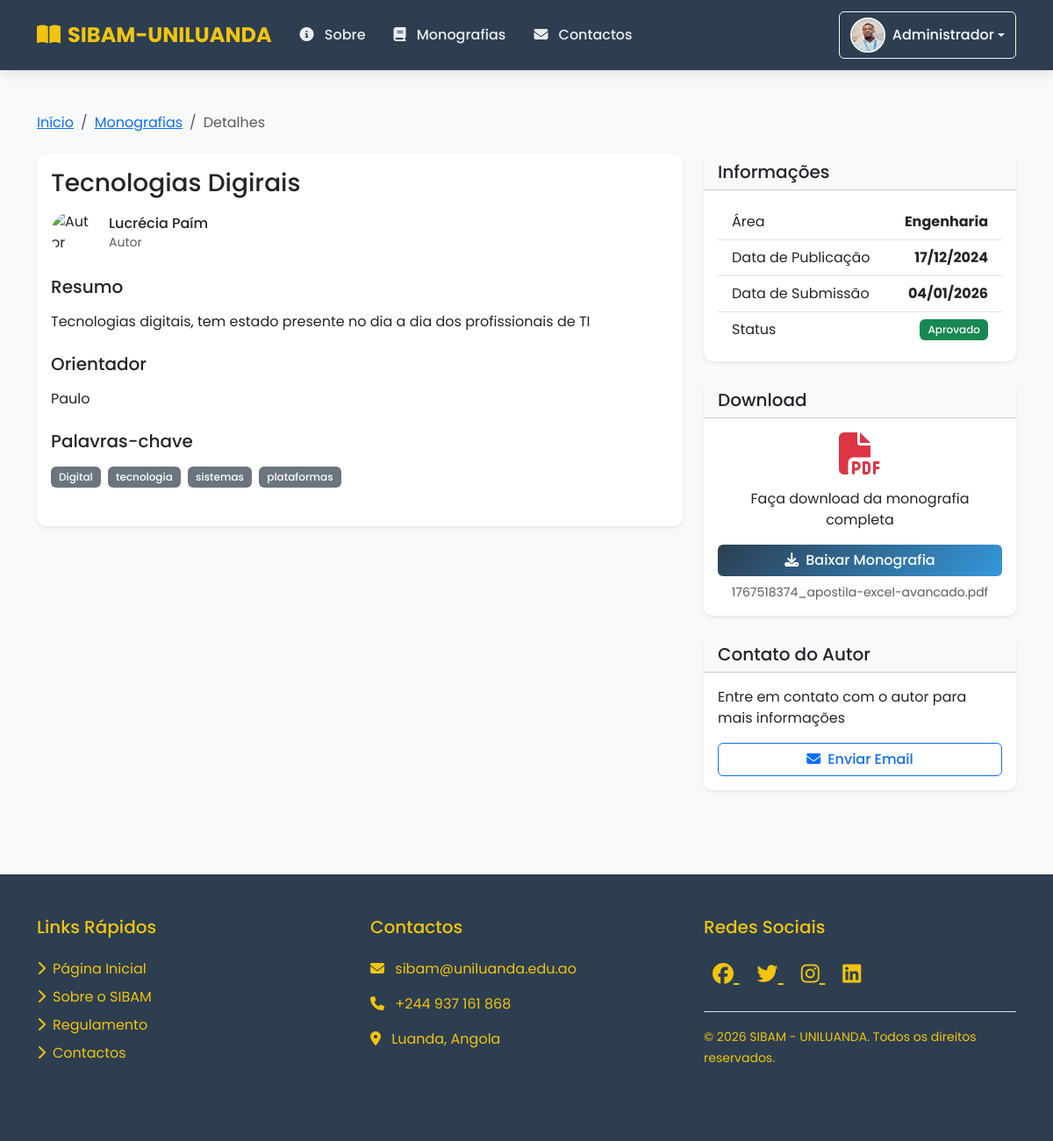
Screenshot of /detalhes_monografia.php?id=4 (signed in) with the database file from the repository.
### tables this page shows
CREATE TABLE `monografias` (
  `id` int NOT NULL AUTO_INCREMENT,
  `titulo` varchar(255) NOT NULL,
  `resumo` text NOT NULL,
  `autor_id` int NOT NULL,
  `orientador` varchar(100) DEFAULT NULL,
  `curso` varchar(100) DEFAULT NULL,
  `palavras_chave` varchar(255) DEFAULT NULL,
  `arquivo` varchar(255) NOT NULL,
  `data_publicacao` date DEFAULT NULL,
  `status` enum('pendente','aprovado','rejeitado') DEFAULT 'pendente',
  `data_submissao` timestamp NULL DEFAULT CURRENT_TIMESTAMP,
  `area` varchar(150) DEFAULT NULL,
  `tipo_documento` varchar(50) DEFAULT NULL,
  PRIMARY KEY (`id`),
  KEY `autor_id` (`autor_id`),
  KEY `idx_monografias_autor` (`autor_id`),
  KEY `idx_monografias_titulo` (`titulo`),
  KEY `idx_monografias_palavras_chave` (`palavras_chave`),
  FULLTEXT KEY `ft_titulo_palavras` (`titulo`,`palavras_chave`),
  FULLTEXT KEY `titulo` (`titulo`,`resumo`,`palavras_chave`),
  CONSTRAINT `fk_monografias_autor` FOREIGN KEY (`autor_id`) REFERENCES `usuarios` (`id`) ON DELETE CASCADE ON UPDATE CASCADE
);

CREATE TABLE `usuarios` (
  `id` int NOT NULL AUTO_INCREMENT,
  `nome` varchar(100) NOT NULL,
  `email` varchar(100) NOT NULL,
  `password` varchar(255) NOT NULL,
  `tipo` enum('admin','estudante','professor') DEFAULT 'estudante',
  `foto` varchar(255) DEFAULT 'default.png',
  `data_criacao` timestamp NULL DEFAULT CURRENT_TIMESTAMP,
  `data_atualizacao` timestamp NULL DEFAULT CURRENT_TIMESTAMP ON UPDATE CURRENT_TIMESTAMP,
  PRIMARY KEY (`id`),
  UNIQUE KEY `email` (`email`)
);

### includes/functions.php (called while the page is built, shortened)
<?php
function formatDate($date) {
    return date('d/m/Y', strtotime($date));
}
?>

### includes/config.php (called while the page is built, shortened)
<?php
require_once 'functions.php';
function isLoggedIn() {
    return isset($_SESSION['logged_in']) && $_SESSION['logged_in'] === true;
}
?>

### detalhes_monografia.php (the view, shortened to what this page needs)
<?php
require_once 'includes/config.php';
$monografia_id = (int)$_GET['id'];
$query = "SELECT m.*, u.nome as autor, u.email as autor_email
          FROM monografias m
          LEFT JOIN usuarios u ON m.autor_id = u.id
          WHERE m.id = :id AND m.status = 'aprovado'";
$stmt = $db->prepare($query);
$stmt->bindParam(':id', $monografia_id, PDO::PARAM_INT);
$stmt->execute();
$monografia = $stmt->fetch(PDO::FETCH_ASSOC);
$palavras_chave = !empty($monografia['palavras_chave']) ?
                  explode(',', $monografia['palavras_chave']) : [];
?>
<!DOCTYPE html>
<html lang="pt-pt">
<head>
    <?php include 'includes/head.php'; ?>
</head>
<body>
    <?php include 'includes/header.php'; ?>
    <div class="container py-5">
        <nav aria-label="breadcrumb" class="mb-4">
            <ol class="breadcrumb">
                <li class="breadcrumb-item"><a href="home.php">Início</a></li>
                <li class="breadcrumb-item"><a href="monografias.php">Monografias</a></li>
                <li class="breadcrumb-item active">Detalhes</li>
            </ol>
        </nav>
        <div class="row">
            <div class="col-lg-8">
                <div class="card shadow-sm mb-4">
                    <div class="card-body">
                        <h1 class="card-title h3 mb-3"><?php echo htmlspecialchars($monografia['titulo']); ?></h1>
                        <div class="d-flex align-items-center mb-4">
                            <img src="assets/images/avatar/<?php echo htmlspecialchars($monografia['foto'] ?? 'default.png'); ?>"
                                 alt="Autor"
                                 class="rounded-circle me-3"
                                 width="50"
                                 height="50"
                                 onerror="this.src='assets/images/avatar/default.png'">
                            <div>
                                <h6 class="mb-0"><?php echo htmlspecialchars($monografia['autor']); ?></h6>
                                <small class="text-muted">Autor</small>
                            </div>
                        </div>
                        <div class="mb-4">
                            <h5 class="mb-3">Resumo</h5>
                            <p class="text-justify"><?php echo nl2br(htmlspecialchars($monografia['resumo'])); ?></p>
                        </div>
                        <?php if (!empty($monografia['orientador'])): ?>
                        <div class="mb-4">
                            <h5 class="mb-3">Orientador</h5>
                            <p><?php echo htmlspecialchars($monografia['orientador']); ?></p>
                        </div>
                        <?php endif; ?>
                        <?php if (!empty($palavras_chave)): ?>
                        <div class="mb-4">
                            <h5 class="mb-3">Palavras-chave</h5>
                            <div>
                                <?php foreach ($palavras_chave as $palavra): ?>
                                    <span class="badge bg-secondary me-1 mb-1"><?php echo htmlspecialchars(trim($palavra)); ?></span>
                                <?php endforeach; ?>
                            </div>
                        </div>
                        <?php endif; ?>
                    </div>
                </div>
            </div>
            <div class="col-lg-4">
                <div class="card shadow-sm mb-4">
                    <div class="card-header bg-light">
                        <h5 class="mb-0">Informações</h5>
                    </div>
                    <div class="card-body">
                        <ul class="list-group list-group-flush">
                            <li class="list-group-item d-flex justify-content-between align-items-center">
                                <span>Área</span>
                                <strong><?php echo htmlspecialchars($monografia['area']); ?></strong>
                            </li>
                            <li class="list-group-item d-flex justify-content-between align-items-center">
                                <span>Data de Publicação</span>
                                <strong><?php echo formatDate($monografia['data_publicacao']); ?></strong>
                            </li>
                            <li class="list-group-item d-flex justify-content-between align-items-center">
                                <span>Data de Submissão</span>
                                <strong><?php echo formatDate($monografia['data_submissao']); ?></strong>
                            </li>
                            <li class="list-group-item d-flex justify-content-between align-items-center">
                                <span>Status</span>
                                <span class="badge bg-success">Aprovado</span>
                            </li>
                        </ul>
                    </div>
                </div>
                <div class="card shadow-sm">
                    <div class="card-header bg-light">
                        <h5 class="mb-0">Download</h5>
                    </div>
                    <div class="card-body text-center">
                        <i class="fas fa-file-pdf fa-3x text-danger mb-3"></i>
                        <p class="mb-3">Faça download da monografia completa</p>
                        <a href="<?php echo UPLOAD_PATH . htmlspecialchars($monografia['arquivo']); ?>"
                           class="btn btn-primary w-100"
                           download>
                            <i class="fas fa-download me-2"></i>Baixar Monografia
                        </a>
                        <small class="text-muted mt-2 d-block"><?php echo htmlspecialchars($monografia['arquivo']); ?></small>
                    </div>
                </div>
                <?php if (isLoggedIn()): ?>
                <div class="card shadow-sm mt-4">
                    <div class="card-header bg-light">
                        <h5 class="mb-0">Contato do Autor</h5>
                    </div>
                    <div class="card-body">
                        <p class="mb-3">Entre em contato com o autor para mais informações</p>
                        <a href="mailto:<?php echo htmlspecialchars($monografia['autor_email']); ?>" class="btn btn-outline-primary w-100">
                            <i class="fas fa-envelope me-2"></i>Enviar Email
                        </a>
                    </div>
                </div>
                <?php endif; ?>
            </div>
        </div>
    </div>
    <?php include 'includes/footer.php'; ?>
</body>
</html>

### css/style.css (style rules this page uses)
.btn { border-radius: 6px; font-weight: 500; transition: all 0.3s ease; }
.btn-primary { background: linear-gradient(135deg, var(--primary-color), var(--secondary-color)); border: none; }
.card { border: none; border-radius: 10px; box-shadow: 0 5px 15px rgba(0, 0, 0, 0.05); }
.card-header { border-radius: 10px 10px 0 0 !important; }
.badge { font-weight: 500; padding: 0.5em 0.75em; }

### detalhes_monografia.php (style rules this page uses)
:root { --primary-color: #2c3e50; --secondary-color: #3498db; --accent-color: #e74c3c; --light-color: #ecf0f1; --dark-color: #2c3e50; --gold-color: #f1c40f; }
body { font-family: 'Poppins', sans-serif; background-color: #f8f9fa; color: var(--dark-color); min-height: 100vh; display: flex; flex-direction: column; }

### rows the page displays
monografias: titulo "Tecnologias Digirais", autor.nome "Lucrécia Paím", resumo "Tecnologias digitais, tem estado presente no dia a dia dos profissionais de TI", orientador "Paulo", palavras_chave "Digital", palavras_chave "tecnologia", palavras_chave "sistemas", palavras_chave "plataformas", area "Engenharia", data_publicacao "17/12/2024", data_submissao "04/01/2026", arquivo "1767518374_apostila-excel-avancado.pdf"

### other values shown
$_SESSION['user_nome'] "Administrador"
